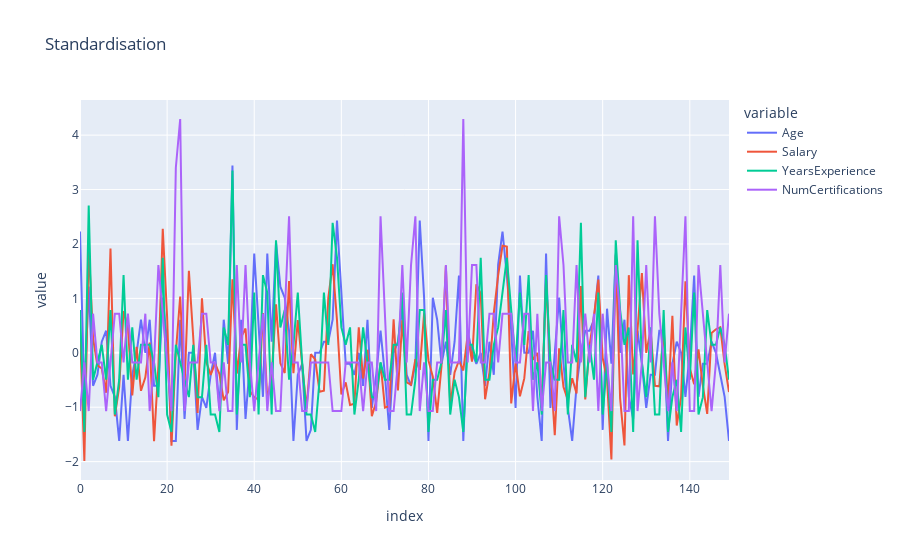

Source (notebook cell):
### Code cell
import plotly.express as px 
px.line(x_test_sc.head(150),title='Standardisation')

### Figure 1 — Plotly figure (JSON) as saved in the notebook; plotly's stock layout.template omitted (floating-point values rounded to 4 significant figures; data arrays with more than 128 entries replaced by an {"elided": "..."} marker saying what was removed)
{"data": [{"hovertemplate": "variable=Age<br>index=%{x}<br>value=%{y}<extra></extra>", "legendgroup": "Age", "line": {"color": "#636efa", "dash": "solid"}, "marker": {"symbol": "circle"}, "mode": "lines", "name": "Age", "orientation": "v", "showlegend": true, "type": "scatter", "x": {"elided": "150 int values"}, "xaxis": "x", "y": {"elided": "150 float values"}, "yaxis": "y"}, {"hovertemplate": "variable=Salary<br>index=%{x}<br>value=%{y}<extra></extra>", "legendgroup": "Salary", "line": {"color": "#EF553B", "dash": "solid"}, "marker": {"symbol": "circle"}, "mode": "lines", "name": "Salary", "orientation": "v", "showlegend": true, "type": "scatter", "x": {"elided": "150 int values"}, "xaxis": "x", "y": {"elided": "150 float values"}, "yaxis": "y"}, {"hovertemplate": "variable=YearsExperience<br>index=%{x}<br>value=%{y}<extra></extra>", "legendgroup": "YearsExperience", "line": {"color": "#00cc96", "dash": "solid"}, "marker": {"symbol": "circle"}, "mode": "lines", "name": "YearsExperience", "orientation": "v", "showlegend": true, "type": "scatter", "x": {"elided": "150 int values"}, "xaxis": "x", "y": {"elided": "150 float values"}, "yaxis": "y"}, {"hovertemplate": "variable=NumCertifications<br>index=%{x}<br>value=%{y}<extra></extra>", "legendgroup": "NumCertifications", "line": {"color": "#ab63fa", "dash": "solid"}, "marker": {"symbol": "circle"}, "mode": "lines", "name": "NumCertifications", "orientation": "v", "showlegend": true, "type": "scatter", "x": {"elided": "150 int values"}, "xaxis": "x", "y": {"elided": "150 float values"}, "yaxis": "y"}], "layout": {"autosize": true, "legend": {"title": {"text": "variable"}, "tracegroupgap": 0}, "title": {"text": "Standardisation"}, "xaxis": {"anchor": "y", "autorange": true, "domain": [0, 1], "range": [0, 149], "title": {"text": "index"}, "type": "linear"}, "yaxis": {"anchor": "x", "autorange": true, "domain": [0, 1], "range": [-2.337, 4.646], "title": {"text": "value"}, "type": "linear"}}}
